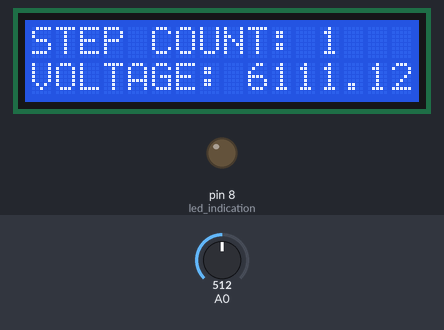
Simulated run of this sketch. Board: Arduino Uno, built with avr-gcc and run on an emulated ATmega328P. Parts: 16×2 character LCD, output pins drawn as LEDs (lit = HIGH). Inputs (shaded band) come from the test bench; at power-on: A0 = 512.

Above: at 3.3 s.
3.4 s: A0 set to 10
At 4.7 s:
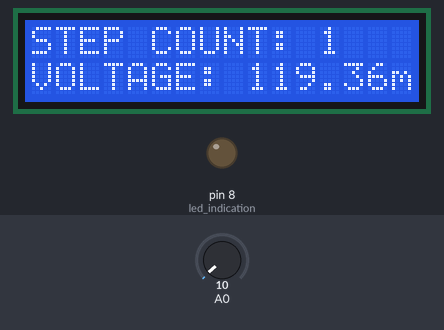
5.0 s: A0 set to 7
At 5.9 s:
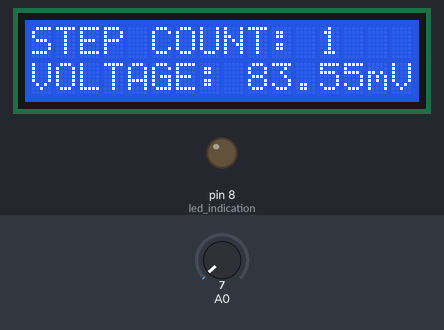
6.5 s: A0 set to 0
At 8.0 s:
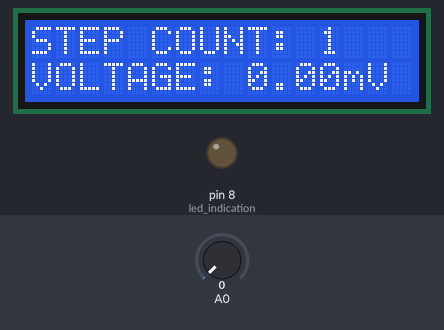
Timing chart, 0 to 9.5 s (numbered marks = the images above; inputs shaded):
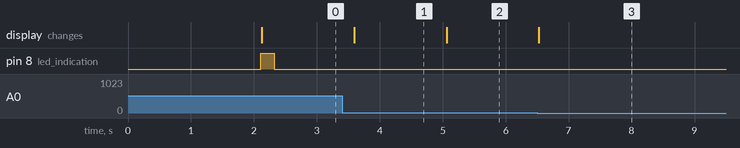

Measured:
- after the input at 3.4 s, the display: changes after 0.20 s (image 1)
- after the input at 5.0 s, the display: changes after 0.06 s (image 2)
- after the input at 6.5 s, the display: changes at once (image 3)

The sketch:

power_generation.ino
```cpp
#include <Wire.h>
#include <LiquidCrystal_I2C.h>

// Constants
//required variables
int prev = 0, stepCount = 0;
unsigned long previousMillis = 0;
const long interval = 1000;
unsigned long currentMillis;

float v, vout, vin;  //variabls for calculating voltage

// Initialize the LCD, set the LCD address to 0x27 for a 16 chars and 2 line display
LiquidCrystal_I2C lcd(0x27, 16, 2);

void setup() {
  // Initialize serial communication
  Serial.begin(9600);
  pinMode(8,OUTPUT);//led indication
  // Initialize the LCD
  lcd.init();
  lcd.backlight();

  // Print a message to the LCD
  lcd.print("FOOT STEP POWER");
  lcd.setCursor(0, 1);
  lcd.print("   GENERATOR");
  delay(2000);
  lcd.clear();
  lcd.setCursor(0, 0);
  lcd.print("STEP COUNT:");
  lcd.setCursor(0, 1);
  lcd.print("VOLTAGE:");
}

void loop() {

  v = analogRead(A0);
  currentMillis = millis();  //calculating time

  if (v != 0 and (prev == 0)) {
    stepCount += 1;         // calculating steps
    digitalWrite(8, HIGH);  //led indication
    lcd.setCursor(12, 0);
    lcd.print(stepCount);
  } else {
    if (currentMillis - previousMillis >= 100) {
      previousMillis = currentMillis;  //time in milliseconds
      digitalWrite(8, LOW);
    }
  }
  prev = v;
  lcd.setCursor(9, 1);
  //calculation of voltage
  vout = (v * 5.00) / 1024.00;
  vin = (vout / 0.040909)*100;

  lcd.print(vin);
  lcd.print("mV ");
  delay(200);
}
```
